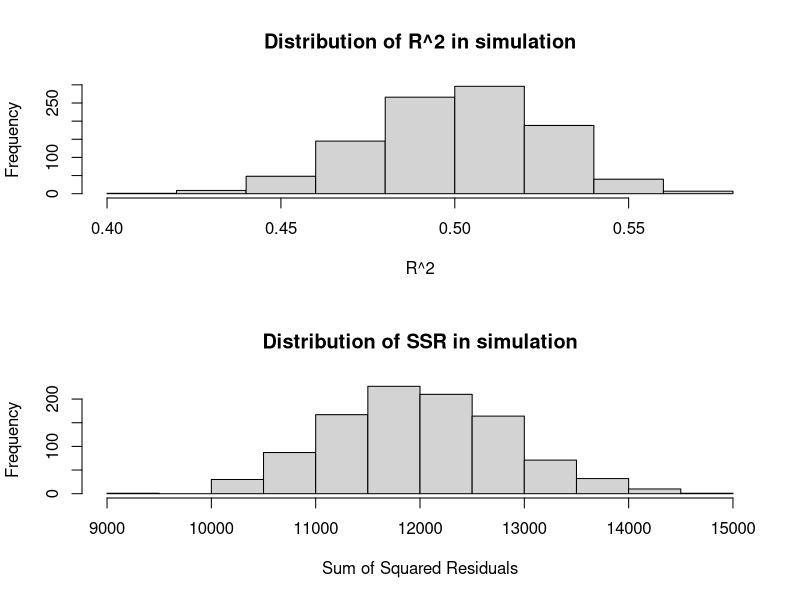

This chart was generated by the following R code:
#Problem 1
#1)
x <- matrix(runif(1000 * 1000, min = 0, max = 6), nrow = 1000)
#x_sqr <- x*x
eps <- matrix(rnorm(1000 * 1000, sd = x), nrow = 1000)
y <- 1 + 2 * x + eps
theta <- matrix(nrow = 1000, ncol = 2)
#matrix of our estimated parametrs
r_sqr <- matrix(nrow = 1000, ncol = 1)
ssr <- matrix(nrow = 1000, ncol = 1)

for (i in 1:1000) {
  theta[i, ] <- lm(y[, i] ~ x[, i])$coefficients
  r_sqr[i, ] <- summary(lm(y[, i] ~ x[, i]))$r.squared
  # resid <- sum_matrix$residuals
  # resid_sqr <- resid^2
  ssr[i, ] <- sum((summary(lm(y[, i] ~ x[, i]))$residuals) ^ 2)
}
par(mfrow = c(2, 1))
hist(r_sqr, main = "Distribution of R^2 in simulation", xlab = "R^2")
hist(ssr, main = "Distribution of SSR in simulation", xlab = "Sum of Squared Residuals")
alpha_hat <- mean(theta[, 1])
alpha_hat
beta_hat <- mean(theta[, 2])
beta_hat

#2)
sim_ols <- function(n, n_sims, var_vec = x^2 , ...) {
  x <- matrix(runif(n * n_sims, min = 0, max = 6), nrow = n)
  #x_sqr <- x*x
  eps <- matrix(rnorm(n * n_sims, sd = sqrt(var_vec)), nrow = n)
  y <- 1 + 2 * x + eps
  theta <- matrix(nrow = n_sims, ncol = 2)
  #matrix of our estimated parametrs
  r_sqr <- matrix(nrow = n_sims, ncol = 1)
  ssr <- matrix(nrow = n_sims, ncol = 1)
  
  for (i in 1:n_sims) {
    theta[i, ] <- lm(y[, i] ~ x[, i])$coefficients
    r_sqr[i, ] <- summary(lm(y[, i] ~ x[, i]))$r.squared
    # resid <- sum_matrix$residuals
    # resid_sqr <- resid^2
    ssr[i, ] <- sum((summary(lm(y[, i] ~ x[, i]))$residuals) ^ 2)
  }
  par(mfrow = c(2, 1))
  hist(r_sqr, main = "Distribution of R^2 in simulation", xlab = "R^2", ...)
  hist(ssr, main = "Distribution of SSR in simulation", xlab = "Sum of Squared Residuals", ... )
  alpha_hat <- mean(theta[, 1])
  alpha_hat
  beta_hat <- mean(theta[, 2])
  beta_hat
}